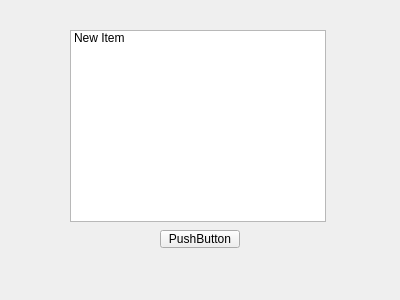
<?xml version="1.0" encoding="UTF-8"?>
<ui version="4.0">
 <class>HistoryWidget</class>
 <widget class="QWidget" name="HistoryWidget">
  <property name="geometry">
   <rect>
    <x>0</x>
    <y>0</y>
    <width>400</width>
    <height>300</height>
   </rect>
  </property>
  <property name="windowTitle">
   <string>Form</string>
  </property>
  <widget class="QPushButton" name="pushButton">
   <property name="geometry">
    <rect>
     <x>160</x>
     <y>230</y>
     <width>80</width>
     <height>18</height>
    </rect>
   </property>
   <property name="text">
    <string>PushButton</string>
   </property>
  </widget>
  <widget class="QListWidget" name="listWidget">
   <property name="geometry">
    <rect>
     <x>70</x>
     <y>30</y>
     <width>256</width>
     <height>192</height>
    </rect>
   </property>
   <item>
    <property name="text">
     <string>New Item</string>
    </property>
   </item>
  </widget>
 </widget>
 <resources/>
 <connections/>
</ui>
